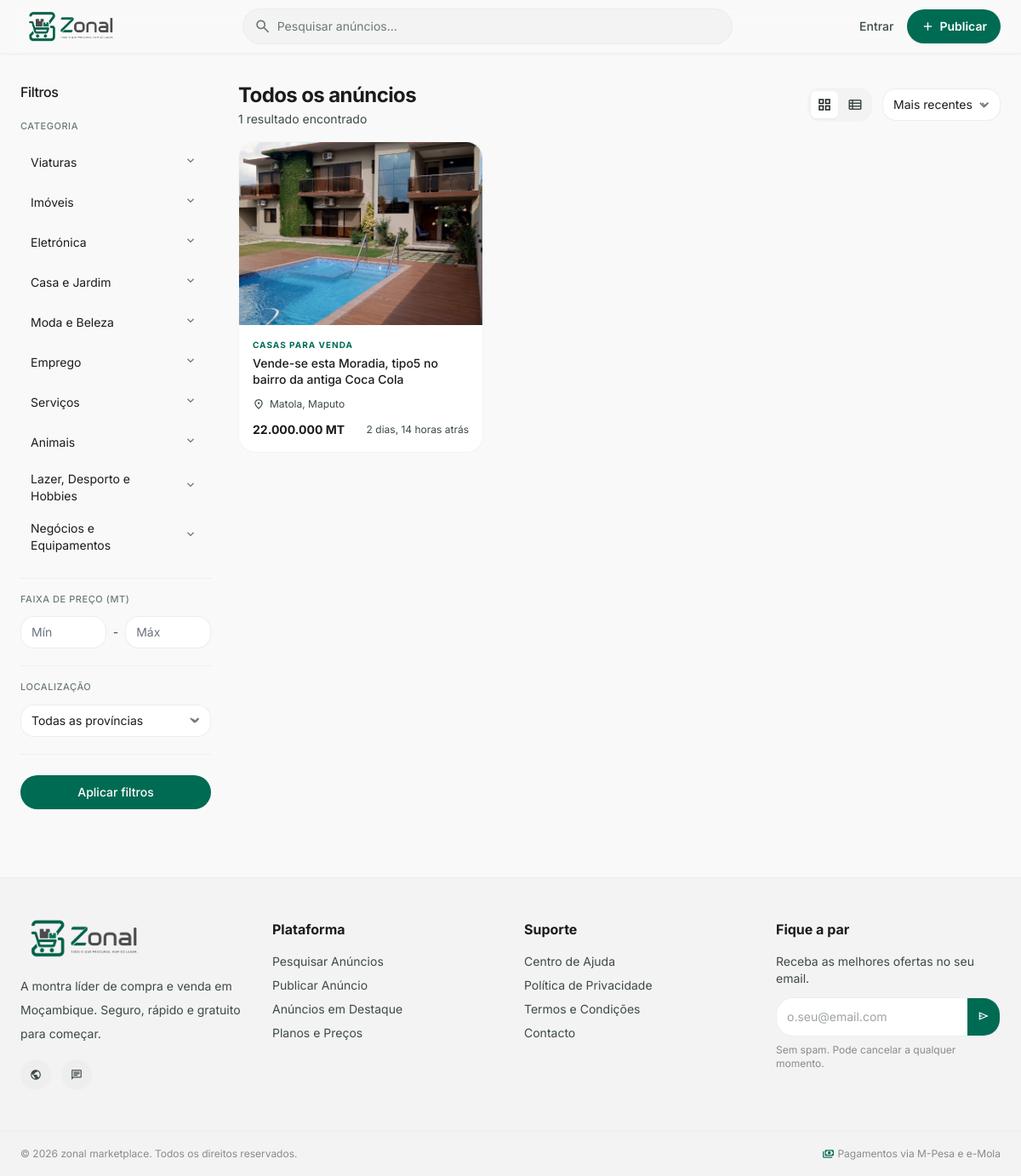
Screenshot of /pesquisa/ with the database file from the repository.
### apps/categorias/models.py (models this page shows, shortened)
class Categoria(models.Model):
    pai = models.ForeignKey(
        'self', on_delete=models.CASCADE,
        null=True, blank=True, related_name='subcategorias'
    )
    nome = models.CharField(max_length=100)
    slug = models.SlugField(max_length=100, unique=True)
    icone_url = models.CharField(max_length=255, blank=True)
    ordem = models.PositiveIntegerField(default=0)
    activa = models.BooleanField(default=True)
    nivel = models.PositiveIntegerField(default=0)
    class Meta:
        verbose_name = 'Categoria'
        verbose_name_plural = 'Categorias'
        ordering = ['ordem', 'nome']

### apps/anuncios/models.py (models this page shows, shortened)
class Anuncio(models.Model):
    ESTADO_CHOICES = [
        ('rascunho', 'Rascunho'),
        ('pendente_pagamento', 'Pendente de Pagamento'),
        ('activo', 'Activo'),
        ('pausado', 'Pausado'),
        ('vendido', 'Vendido'),
        ('expirado', 'Expirado'),
        ('eliminado', 'Eliminado'),
        ('rejeitado', 'Rejeitado'),
    ]
    utilizador = models.ForeignKey(User, on_delete=models.CASCADE, related_name='anuncios')
    categoria = models.ForeignKey(Categoria, on_delete=models.PROTECT, related_name='anuncios')
    subscricao = models.ForeignKey(
        SubscricaoUtilizador, on_delete=models.SET_NULL,
        null=True, blank=True, related_name='anuncios_publicados',
    )
    titulo = models.CharField(max_length=100)
    descricao = models.TextField(max_length=2000)
    preco = models.DecimalField(max_digits=12, decimal_places=2, null=True, blank=True)
    preco_negociavel = models.BooleanField(default=False)
    provincia = models.CharField(max_length=50)
    cidade = models.CharField(max_length=50)
    bairro = models.CharField(max_length=100, blank=True)
    estado = models.CharField(max_length=30, choices=ESTADO_CHOICES, default='pendente_pagamento')
    motivo_rejeicao = models.TextField(blank=True)
    visualizacoes = models.PositiveIntegerField(default=0)
    contactos_recebidos = models.PositiveIntegerField(default=0)
    auto_renovar = models.BooleanField(default=False)
    criado_em = models.DateTimeField(auto_now_add=True)
    actualizado_em = models.DateTimeField(auto_now=True)
    expira_em = models.DateTimeField(null=True, blank=True)
    publicado_em = models.DateTimeField(null=True, blank=True)
    class Meta:
        verbose_name = 'Anúncio'
        verbose_name_plural = 'Anúncios'
        ordering = ['-publicado_em']
    @property
    def destacado(self):
        return self.destaques.filter(activo=True, fim_em__gt=timezone.now()).exists()

### apps/anuncios/views.py (the view)
# urls.py: path('pesquisa/', views.pesquisa_view, name='anuncio-pesquisa'),
def pesquisa_view(request):
    from apps.categorias.models import Categoria
    queryset = Anuncio.objects.filter(
        estado='activo'
    ).select_related('categoria').prefetch_related('imagens')
    search = request.GET.get('search', '').strip()
    categoria_slug = request.GET.get('categoria', '').strip()
    provincia = request.GET.get('provincia', '').strip()
    preco_min = request.GET.get('preco_min', '').strip()
    preco_max = request.GET.get('preco_max', '').strip()
    ordering = request.GET.get('ordering', '-publicado_em')
    if search:
        queryset = queryset.filter(
            Q(titulo__icontains=search) | Q(descricao__icontains=search)
        )
    if categoria_slug:
        queryset = queryset.filter(
            Q(categoria__slug=categoria_slug) | Q(categoria__pai__slug=categoria_slug)
        )
    if provincia:
        queryset = queryset.filter(provincia__iexact=provincia)
    if preco_min:
        try:
            queryset = queryset.filter(preco__gte=float(preco_min))
        except ValueError:
            pass
    if preco_max:
        try:
            queryset = queryset.filter(preco__lte=float(preco_max))
        except ValueError:
            pass
    ordering_validos = ['publicado_em', '-publicado_em', 'preco', '-preco', '-visualizacoes']
    if ordering not in ordering_validos:
        ordering = '-publicado_em'
    queryset = queryset.order_by(ordering)
    paginator = Paginator(queryset, 12)
    page_obj = paginator.get_page(request.GET.get('page', 1))
    page_obj.object_list = [_anuncio_para_dict(a, request) for a in page_obj]
    return render(request, 'anuncios/pesquisa.html', {
        'page_obj': page_obj,
        'categorias': Categoria.objects.filter(activa=True, pai__isnull=True).prefetch_related('subcategorias').order_by('ordem'),
        'provincias': PROVINCIAS,
        'search': search,
        'categoria_slug': categoria_slug,
        'provincia': provincia,
        'preco_min': preco_min,
        'preco_max': preco_max,
        'ordering': ordering,
    })

### apps/anuncios/views.py (called while the page is built)
def _anuncio_para_dict(anuncio, request):
    imgs = list(anuncio.imagens.all())
    img = next(
        (i for i in imgs if i.principal),
        imgs[0] if imgs else None
    )
    return {
        'id': anuncio.id,
        'titulo': anuncio.titulo,
        'preco': anuncio.preco,
        'estado': anuncio.estado,
        'get_estado_display': anuncio.get_estado_display(),
        'categoria_nome': anuncio.categoria.nome,
        'visualizacoes': anuncio.visualizacoes,
        'publicado_em': anuncio.publicado_em,
        'provincia': anuncio.provincia,
        'cidade': anuncio.cidade,
        'imagem_principal': request.build_absolute_uri(img.imagem.url) if img else None,
        'destacado': anuncio.destacado,
    }

### templates/anuncios/pesquisa.html (shortened to what this page needs)
{% extends "base.html" %}
{% load static %}
{% block content %}
    <main class="pt-24 pb-20 px-4 sm:px-6 max-w-screen-2xl mx-auto flex flex-col md:flex-row gap-6 md:gap-8">
        <aside id="filters-sidebar" class="w-full md:w-56 flex-shrink-0 hidden md:block">
            <div class="sticky top-28">
                <form method="GET" action="{% url 'anuncio-pesquisa' %}" id="filtros-form">
                    <div class="flex items-center justify-between mb-5">
                        <h3 class="text-on-surface font-medium text-base tracking-tight">Filtros</h3>
                    </div>
                    <div class="mb-5">
                        <p class="text-[11px] font-medium uppercase tracking-wider text-outline mb-3">Categoria</p>
                        <div class="space-y-0.5" id="categorias-list">
                            {% for cat in categorias %}
                                <div data-category-slug="{{ cat.slug }}">
                                    <div class="flex items-center justify-between px-3 py-2 rounded-lg text-sm transition-all
                                        {% if categoria_slug == cat.slug %}bg-primary/10 text-primary font-medium{% else %}text-on-surface hover:bg-surface-container-low{% endif %}">
                                        <button type="button"
                                                onclick="selecionarCategoria('{{ cat.slug }}')"
                                                class="flex-1 text-left flex items-center gap-1.5">
                                            <span>{{ cat.nome }}</span>
                                        </button>
                                        {% if cat.subcategorias.all %}
                                            <button type="button"
                                                    onclick="toggleSubcategorias('{{ cat.slug }}', this)"
                                                    class="ml-1 p-1 rounded hover:bg-surface-container-low transition-all"
                                                    aria-label="Expandir subcategorias">
                                                <span class="material-symbols-outlined text-[16px] text-outline transition-transform duration-200"
                                                      id="chevron-{{ cat.slug }}">expand_more</span>
                                            </button>
                                        {% endif %}
                                    </div>
                                </div>
                            {% endfor %}
                        </div>
                    </div>
                    <div class="h-px bg-outline-variant/20 my-4"></div>
                    <div class="mb-5">
                        <p class="text-[11px] font-medium uppercase tracking-wider text-outline mb-3">Faixa de preço
                            (MT)</p>
                        <div class="flex items-center gap-2">
                            <input type="number" name="preco_min" placeholder="Mín"
                                   value="{{ request.GET.preco_min }}"
                                   class="w-full bg-surface-container-lowest border border-outline-variant/30 rounded-lg py-2 px-3 text-sm focus:ring-2 focus:ring-primary focus:outline-none"/>
                            <span class="text-on-surface-variant text-sm flex-shrink-0">-</span>
                            <input type="number" name="preco_max" placeholder="Máx"
                                   value="{{ request.GET.preco_max }}"
                                   class="w-full bg-surface-container-lowest border border-outline-variant/30 rounded-lg py-2 px-3 text-sm focus:ring-2 focus:ring-primary focus:outline-none"/>
                        </div>
                    </div>
                    <div class="h-px bg-outline-variant/20 my-4"></div>
                    <div class="mb-5">
                        <p class="text-[11px] font-medium uppercase tracking-wider text-outline mb-3">Localização</p>
                        <div class="relative">
                            <select name="provincia"
                                    class="w-full appearance-none bg-surface-container-lowest border border-outline-variant/30 rounded-lg py-2 pl-3 pr-8 text-sm focus:ring-2 focus:ring-primary focus:outline-none">
                                <option value="">Todas as províncias</option>
                            </select>
                        </div>
                    </div>
                    <div class="h-px bg-outline-variant/20 my-4"></div>
                    <button type="submit"
                            class="w-full py-2.5 bg-primary text-on-primary rounded-xl font-medium text-sm hover:opacity-90 transition-all mt-2">
                        Aplicar filtros
                    </button>
                </form>
            </div>
        </aside>
        <div class="flex-1 min-w-0">
            <header class="flex flex-col sm:flex-row sm:items-center justify-between gap-3 mb-4">
                <div>
                    <h1 class="text-xl sm:text-2xl font-bold text-on-surface tracking-tight">
                        {% if request.GET.search %}Resultados para "{{ request.GET.search }}"
                            {% elif request.GET.categoria %}{{ request.GET.categoria|title }}
                        {% else %}Todos os anúncios{% endif %}
                    </h1>
                    <p class="text-sm text-on-surface-variant mt-0.5">
                        {{ page_obj.paginator.count }} resultado{{ page_obj.paginator.count|pluralize:"s" }}
                        encontrado{{ page_obj.paginator.count|pluralize:"s" }}
                    </p>
                </div>
                <div class="flex items-center gap-3">
                    <div class="flex gap-1 bg-surface-container-low rounded-lg p-1">
                        <button id="btn-grid" onclick="setVista('grid')"
                                title="Vista grelha"
                                class="w-8 h-8 flex items-center justify-center rounded-md transition-all bg-surface-container-lowest shadow-sm text-on-surface">
                            <span class="material-symbols-outlined text-[18px]">grid_view</span>
                        </button>
                        <button id="btn-list" onclick="setVista('list')"
                                title="Vista lista"
                                class="w-8 h-8 flex items-center justify-center rounded-md transition-all text-on-surface-variant">
                            <span class="material-symbols-outlined text-[18px]">view_list</span>
                        </button>
                    </div>
                    <div class="relative">
                        <select id="ordering-select"
                                onchange="aplicarOrdenacao(this.value)"
                                class="appearance-none bg-surface-container-lowest border border-outline-variant/30 rounded-lg py-2 pl-3 pr-8 text-sm focus:ring-2 focus:ring-primary focus:outline-none cursor-pointer">
                            <option value="-publicado_em"
                                    {% if request.GET.ordering == '-publicado_em' or not request.GET.ordering %}selected{% endif %}>
                                Mais recentes
                            </option>
                        </select>
                    </div>
                </div>
            </header>
            <div id="resultados-grid" class="grid grid-cols-1 sm:grid-cols-2 lg:grid-cols-3 gap-4">
                {% for anuncio in page_obj %}
                    <a href="{% url 'anuncio-detalhe-view' anuncio.id %}"
                       class="bg-surface-container-lowest border border-outline-variant/20 rounded-xl overflow-hidden group hover:border-outline-variant/50 hover:shadow-lg hover:shadow-black/5 transition-all duration-200">
                        <div class="relative aspect-[4/3] overflow-hidden bg-surface-container-low">
                            {% if anuncio.imagem_principal %}
                                <img class="w-full h-full object-cover group-hover:scale-105 transition-transform duration-500"
                                     src="{{ anuncio.imagem_principal }}" alt="{{ anuncio.titulo }}" loading="lazy"/>
                            {% else %}
                                <div class="w-full h-full flex items-center justify-center">
                                    <span class="material-symbols-outlined text-4xl text-outline">image</span>
                                </div>
                            {% endif %}
                        </div>
                        <div class="p-4">
                            <p class="text-[10px] font-bold text-primary uppercase tracking-widest mb-1">{{ anuncio.categoria_nome }}</p>
                            <h3 class="text-sm font-medium text-on-surface leading-snug mb-3 group-hover:text-primary transition-colors line-clamp-2">
                                {{ anuncio.titulo }}
                            </h3>
                            <div class="flex items-center gap-1.5 text-on-surface-variant text-xs mb-3">
                                <span class="material-symbols-outlined text-[14px]">location_on</span>
                                <span>{{ anuncio.cidade }}, {{ anuncio.provincia }}</span>
                            </div>
                            <div class="flex items-center justify-between">
                                <span class="font-bold text-on-surface text-sm">{{ anuncio.preco|floatformat:0 }} MT</span>
                                <span class="text-xs text-on-surface-variant">{{ anuncio.publicado_em|timesince }} atrás</span>
                            </div>
                        </div>
                    </a>
                {% endfor %}
            </div>
        </div>
    </main>
{% endblock %}

### templates/base.html (style rules this page uses)
.material-symbols-outlined { font-variation-settings: 'FILL' 0, 'wght' 400, 'GRAD' 0, 'opsz' 24; }

### rows the page displays
Categoria: nome "Viaturas"
Categoria: nome "Imóveis"
Categoria: nome "Eletrónica"
Categoria: nome "Casa e Jardim"
Categoria: nome "Moda e Beleza"
Categoria: nome "Emprego"
Categoria: nome "Serviços"
Categoria: nome "Animais"
Categoria: nome "Lazer, Desporto e Hobbies"
Categoria: nome "Negócios e Equipamentos"
Categoria: categoria_nome "CASAS PARA VENDA"
Anuncio: titulo "Vende-se esta Moradia, tipo5 no bairro da antiga Coca Cola", cidade "Matola", provincia "Maputo", preco "22.000.000", publicado_em "2 dias, 14 horas"

### other values shown
{{ page_obj.paginator.count }} "1"
{{ current_year }} "2026"
